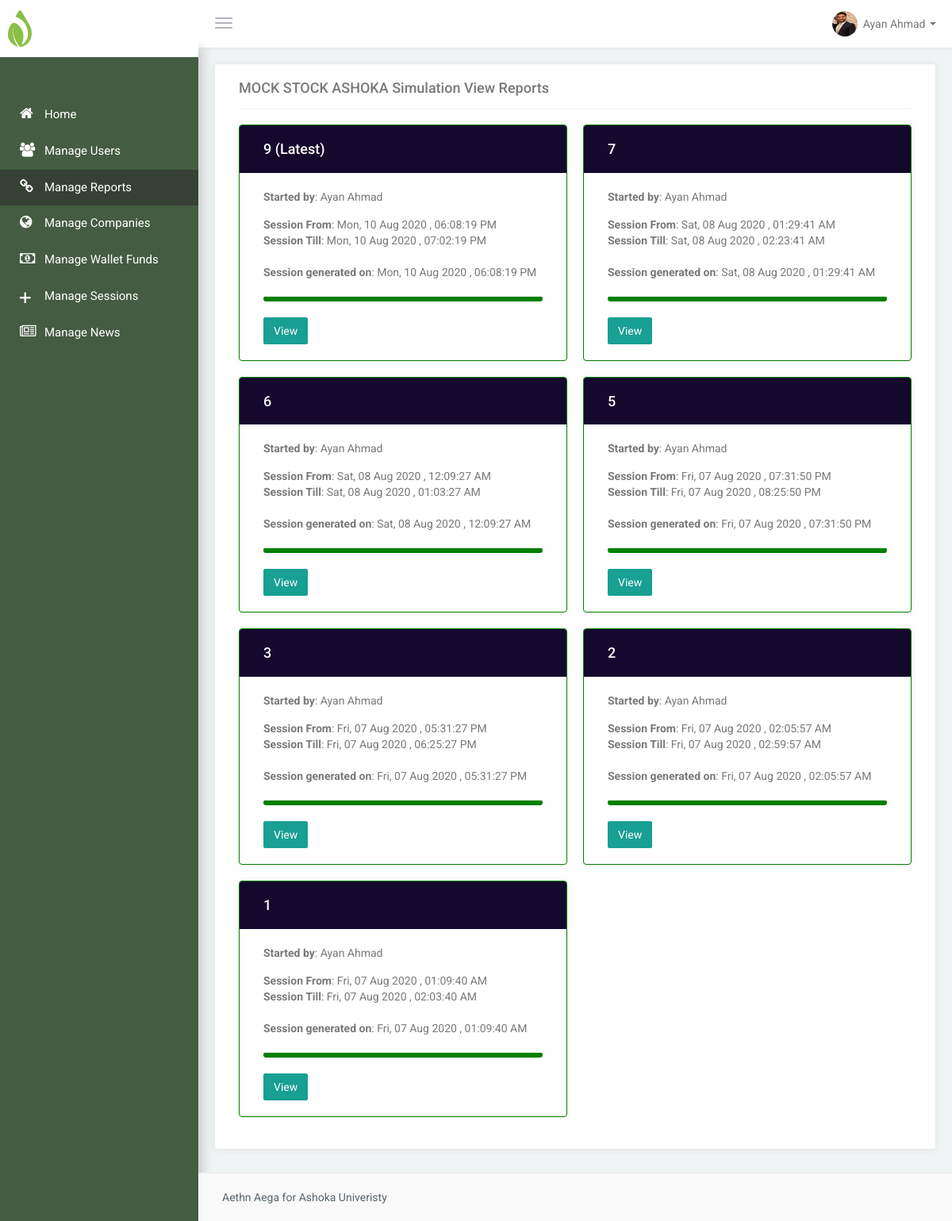
/code/admin_mods.php (signed in), run on the app's committed database.
### tables this page shows
CREATE TABLE `sm_modules` (
  `mo_id` int(255) NOT NULL,
  `mo_name` varchar(698) NOT NULL,
  `mo_href` varchar(698) NOT NULL,
  `mo_icon` varchar(698) NOT NULL,
  `mo_ifadmin` int(10) NOT NULL DEFAULT 0,
  `mo_ifnoadmin` int(10) NOT NULL DEFAULT 1,
  `mo_min_ad_level` int(10) NOT NULL DEFAULT 0,
  `mo_valid` int(2) NOT NULL DEFAULT 1
);

CREATE TABLE `sm_logins` (
  `lum_id` int(255) NOT NULL,
  `lum_name` varchar(698) NOT NULL,
  `lum_img_src` varchar(698) NOT NULL,
  `lum_email` varchar(698) NOT NULL,
  `lum_username` varchar(698) NOT NULL,
  `lum_password` varchar(698) NOT NULL,
  `lum_hash` varchar(698) NOT NULL,
  `lum_ad` int(3) NOT NULL DEFAULT 0,
  `lum_ad_level` int(3) NOT NULL DEFAULT 0,
  `lum_valid` int(2) NOT NULL DEFAULT 1
);

CREATE TABLE `sm_sessions` (
  `sess_id` int(255) NOT NULL,
  `sess_gen_rel_lum_id` int(255) NOT NULL,
  `sess_gen_dnt` varchar(698) NOT NULL,
  `sess_from` varchar(698) NOT NULL,
  `sess_till` varchar(698) NOT NULL,
  `sess_valid` int(10) NOT NULL DEFAULT 1
);

### code/DatabaseConnection.php (called while the page is built, shortened)
<?php
function mysqlSelect($sql){
	$conn = $GLOBALS['conn'];
	$result = $conn->query($sql);
	$dump =array();
	if ($result->num_rows > 0) {
		while($row = $result->fetch_assoc()) {
			$dump[] = $row;
		}
		return $dump;
	} else {
		return "Error: " . $sql . "<br>" . $conn->error;
	}
}
?>

### code/SessionHandler.php (called while the page is built, shortened)
<?php
require_once("DatabaseConnection.php");
require_once("FunctionsController.php");
if(isset($_SESSION['STOCK_SESS_ID']) && is_numeric($_SESSION['STOCK_SESS_ID'])){
	$resp = mysqlSelect("SELECT * FROM `sm_logins` where lum_valid =1 and lum_id = ".$_SESSION['STOCK_SESS_ID']);
	$USER_ARRAY = $resp[0];
}else{
	header("Location: login.php");
	die();
}
$pageViewChecker = mysqlSelect("select * from sm_modules where mo_valid =1 and mo_href = '".basename($_SERVER['PHP_SELF'])."'");
?>

### code/admin_mods.php (the view, shortened to what this page needs)
<?php
require_once("SessionHandler.php");
require_once("DatabaseConnection.php");
require_once("FunctionsController.php");
?>
<!DOCTYPE html>
<html lang="en">
<head>
        <link href="css/bootstrap.min.css" rel="stylesheet">
        <link href="css/bootstrap-reset.css" rel="stylesheet">
        <link href="css/animate.css" rel="stylesheet">
        <link href="assets/font-awesome/css/font-awesome.css" rel="stylesheet" />
        <link href="assets/ionicon/css/ionicons.min.css" rel="stylesheet" />
        <link rel="stylesheet" href="assets/morris/morris.css">
        <link href="assets/sweet-alert/sweet-alert.min.css" rel="stylesheet">
        <link href="css/style.css" rel="stylesheet">
        <link href="css/helper.css" rel="stylesheet">
  <link href="assets/sweet-alert/sweet-alert.min.css" rel="stylesheet">
    </head>
    <body>
        <aside class="left-panel">
<?php
getLogoForAdmin();
?>
            <?php
			getModules();
			?>
        </aside>
        <section class="content">
            <header class="top-head container-fluid">
                <button type="button" class="navbar-toggle pull-left">
                    <span class="icon-bar"></span>
                    <span class="icon-bar"></span>
                    <span class="icon-bar"></span>
                </button>
                <nav class=" navbar-default" role="navigation">
<ul class="nav navbar-nav navbar-right top-menu top-right-menu">
                        <li class="dropdown text-center">
                            <a data-toggle="dropdown" class="dropdown-toggle" href="#">
                                <img alt="<?php echo $USER_ARRAY['lum_img_src']; ?>" src="<?php echo $USER_ARRAY['lum_img_src']; ?>" class="img-circle profile-img thumb-sm">
                                <span class="username"><?php echo ucwords($USER_ARRAY['lum_name']) ?> </span> <span class="caret"></span>
                            </a>
                        </li>
                    </ul>
                </nav>
            </header>
            <div class="wraper container-fluid">
                <div class="row">
                    <div class="col-lg-12	">
                        <div class="panel panel-default">
                            <div class="portlet-heading">
                            <div class="panel-heading">
                                <h3 class="panel-title"><?php echo BRANDING_COMPANY_NAME ?> Simulation View Reports</h3>
                            </div>
                            <div class="panel-body">
                                        <div class="row">
<?php
	$sessChecker2 = mysqlSelect("SELECT * FROM `sm_sessions` a
	left join sm_logins b on b.lum_id = a.sess_gen_rel_lum_id
	where a.sess_from <= '".(time())."' and a.sess_till <= '".time()."' and a.sess_valid =1 and b.lum_valid = 1
	order by sess_till desc
	");
	if (is_array($sessChecker2)) {
		$cc =1;
		foreach($sessChecker2 as $boxrw ) {
			if($cc == 1){
				$lates= ' (Latest)';
			}else{
				$lates = '';
			}
			echo '
	<div class="col-md-6">
		<div style="border:1px solid green" class="panel panel-color panel-inverse">
			<div class="panel-heading">
				<h3 class="panel-title">'.$boxrw['sess_id'].' '.$lates.'<span style="float:right">
				</span></h3>
			</div>
			<div class="panel-body">
				<p><strong>Started by</strong>: '.$boxrw['lum_name'].'</p>
				<p><strong>Session From</strong>: '.date('D, d M Y , h:i:s A',$boxrw['sess_from']).'  <br>
	<strong>Session Till</strong>: '.date('D, d M Y , h:i:s A',$boxrw['sess_till']).'</p><br>
<p><strong>Session generated on</strong>: '.date('D, d M Y , h:i:s A',$boxrw['sess_gen_dnt']).'</p>
				<p>
	<hr style="border-bottom:6px solid green;border-radius:5px">
					</p>
					<p>
					<a href="admin_rep_view.php?id='.md5('aaaaawr23r23r23r23r13r13r13r13r13r13r13r13r...13r.'.$boxrw['sess_id']).'"><button class="btn btn-success">View</button></a>
					</p>
			</div>
		</div>
	</div>
		';
		if(($cc % 2) == 0){
			echo '</div><div class="row">';
		}
		$cc++;
		}
	} else {
		echo "No sessions Found";
	}
?>
                                    </div>
                                </div>
                            </div>
                        </div>
                    </div>
                </div>
            </div>
                        <footer class="footer">
  Aethn Aega for Ashoka Univeristy
            </footer>
        </section>
    </body>
</html>

### code/FunctionsController.php (shortened to what this page needs)
<?php
function getModules(){
		$_USER = $GLOBALS["USER_ARRAY"];
					if($_USER['lum_ad'] ==1){
						$sql = "SELECT * FROM `sm_modules` WHERE `mo_ifadmin`=1 and mo_valid =1 and mo_min_ad_level <= ".$_USER['lum_ad_level'];
					}else{
						$sql = "SELECT * FROM `sm_modules` WHERE `mo_ifnoadmin`=1  and mo_valid =1";
					}
		$results = mysqlSelect($sql);
			if (is_array($results)) {
					echo '
							<nav class="navigation">
								<ul class="list-unstyled">';
				foreach($results as $row ) {
						  if(trim(basename($_SERVER['PHP_SELF'])) == trim(basename($row['mo_href'])) ){
								echo '<li class="active"><a href="#"><i class="'.$row['mo_icon'].'"></i> <span class="nav-label">'.$row['mo_name'].'</span></a></li>';
								}else{
								echo '<li ><a href="'.$row['mo_href'].'"><i class="'.$row['mo_icon'].'"></i> <span class="nav-label">'.$row['mo_name'].'</span></a></li>';
							}
				}
					echo '</ul>
						</nav>';
			}else{
				echo "No Tabs open";
			}
}
function getLogoForAdmin(){
	echo
	'            <div class="logo">
				<a href="https://bodhicapital.in/" class="logo-expanded" target="_blank">
<img src="img/Asset 15.png" class="img-responsive" style="max-width:30px" />
                </a>
            </div>
';
}
?>

### code/css/style.css (style rules this page uses)
body { color: #797979; background-color: #f1f4f5; font-family: 'Roboto', sans-serif; padding: 0px !important; margin: 0px !important; font-size: 14px; }
html { overflow-x: hidden; position: relative; min-height: 100%; }
aside.left-panel { background-color: rgb(68, 92, 65); box-shadow: 7px 60px 12px rgba(0, 0, 0, 0.15); width: 250px; position: fixed; height: 100%; top: 0px; left: 0px; }
.logo { text-align: center; background-color: #ffffff; padding: 13px 10px; }
.logo-expanded { font-size: 20px; letter-spacing: .05em; color: #2f353f !important; font-weight: 700; text-transform: uppercase; }
.navigation { margin: 50px 0px 20px; }
.navigation > ul > li { position: relative; }
.navigation > ul > li > a { display: block; padding: 12px 25px; color: #fff; font-size: 15px; text-decoration: none; transition: all 0.4s; -moz-transition: all 0.4s; -webkit-transition: all 0.4s; -o-transition: all 0.4s; font-weight: 400; outline: none !important; }
.navigation > ul > li:hover > a, .navigation > ul > li.active:hover > a, .navigation > ul > li.active > a { color: #fff; background: rgb(55, 64, 53); }
.navigation ul li a i { margin-right: 6px; font-size: 18px; width: 25px; float: left; }
.navigation ul li a .nav-label { vertical-align: middle; }
header { background-color: #ffffff; box-shadow: 0 0px 8px 0 rgba(0,0,0,0.06),0 1px 0px 0 rgba(0,0,0,0.02); }
header .navbar-default .navbar-nav>li>a { background-color: transparent; line-height: 30px; }
.navbar-toggle { margin: 12px 20px 8px 0px; display: block; padding-left: 0px; }
.navbar-toggle .icon-bar { background-color: #b3b3be; }
.top-menu li { padding: 0px !important; }
.top-menu li >a { color: inherit; text-align: center; padding: 14px 15px; font-size: 16px; display: block; }
.username { font-size: 14px; vertical-align: middle; margin-left: 3px; }
.content { margin-left: 250px; }
.content > .container-fluid { padding-left: 20px; padding-right: 20px; }
.wraper { padding-top: 20px; min-height: 550px; padding-bottom: 70px; }
.footer { color: #58666e; position: absolute; left: 250px; right: 0px; bottom: 0px; padding: 20px 30px; background-color: #f9f9f9; border-top: 1px solid rgba(0, 0, 0, 0.05); }

### code/css/helper.css (style rules this page uses)
.thumb-sm { height: 32px; width: 32px; }

### data on the page
sm_modules: mo_name "Home"
sm_modules: mo_name "Manage Users"
sm_modules: mo_name "Manage Reports"
sm_modules: mo_name "Manage Companies"
sm_modules: mo_name "Manage Wallet Funds"
sm_modules: mo_name "Manage Sessions"
sm_modules: mo_name "Manage News"
sm_logins: lum_img_src (picture), lum_name "Ayan Ahmad"
sm_sessions: sess_id "9", lates "(Latest)", sm_logins.lum_name "Ayan Ahmad", sess_from "Mon, 10 Aug 2020 , 06:08:19 PM", sess_till "Mon, 10 Aug 2020 , 07:02:19 PM", sess_gen_dnt "Mon, 10 Aug 2020 , 06:08:19 PM"
sm_sessions: sess_id "7", sm_logins.lum_name "Ayan Ahmad", sess_from "Sat, 08 Aug 2020 , 01:29:41 AM", sess_till "Sat, 08 Aug 2020 , 02:23:41 AM", sess_gen_dnt "Sat, 08 Aug 2020 , 01:29:41 AM"
sm_sessions: sess_id "6", sm_logins.lum_name "Ayan Ahmad", sess_from "Sat, 08 Aug 2020 , 12:09:27 AM", sess_till "Sat, 08 Aug 2020 , 01:03:27 AM", sess_gen_dnt "Sat, 08 Aug 2020 , 12:09:27 AM"
sm_sessions: sess_id "5", sm_logins.lum_name "Ayan Ahmad", sess_from "Fri, 07 Aug 2020 , 07:31:50 PM", sess_till "Fri, 07 Aug 2020 , 08:25:50 PM", sess_gen_dnt "Fri, 07 Aug 2020 , 07:31:50 PM"
sm_sessions: sess_id "3", sm_logins.lum_name "Ayan Ahmad", sess_from "Fri, 07 Aug 2020 , 05:31:27 PM", sess_till "Fri, 07 Aug 2020 , 06:25:27 PM", sess_gen_dnt "Fri, 07 Aug 2020 , 05:31:27 PM"
sm_sessions: sess_id "2", sm_logins.lum_name "Ayan Ahmad", sess_from "Fri, 07 Aug 2020 , 02:05:57 AM", sess_till "Fri, 07 Aug 2020 , 02:59:57 AM", sess_gen_dnt "Fri, 07 Aug 2020 , 02:05:57 AM"
sm_sessions: sess_id "1", sm_logins.lum_name "Ayan Ahmad", sess_from "Fri, 07 Aug 2020 , 01:09:40 AM", sess_till "Fri, 07 Aug 2020 , 02:03:40 AM", sess_gen_dnt "Fri, 07 Aug 2020 , 01:09:40 AM"

### other printed values
BRANDING_COMPANY_NAME "MOCK STOCK ASHOKA"
